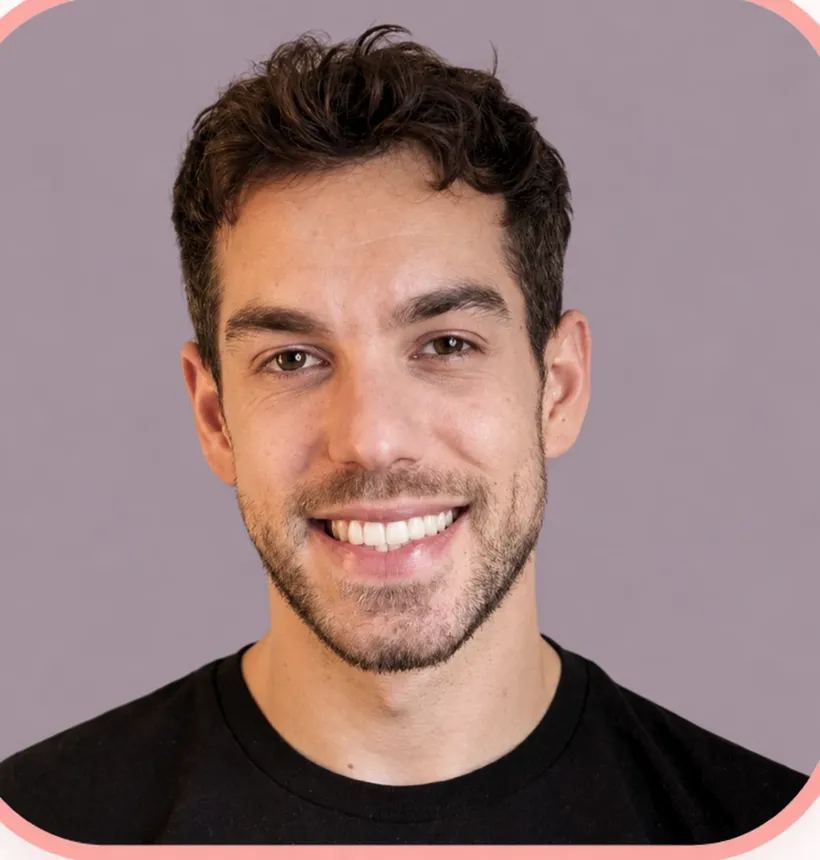
#> input picture captures/originaux-equipe/teo-2026-09-16-original.webp, 820 x 860 px, shrunk from 1225 x 1284 before the run
$ python filtre.py ../../captures/originaux-equipe/teo-2026-09-16-original.webp
#> lines starting #> are read from the running program, lines starting #| are printed output that depends on the picture
"""Deux étalonnages inspirés des stories de Léo Grindars (11/10/2026).

Le « sombre » a plu à Teo sur une photo de nuit, puis a été refusé sur
ses vidéos : les vidéos restent en couleurs naturelles (Activité → Styles
de montage → Ce qui a été essayé et refusé). Gardé ici au cas où.

  python3 outils/filtres/filtre.py photo.png
      → photo-sombre.jpg, photo-ambre.jpg, omega-sombre.cube, omega-ambre.cube
  ffmpeg -i video.mov -vf lut3d=outils/filtres/omega-sombre.cube …
      → le même rendu sur une vidéo (SDR ; une vidéo HDR se convertit d'abord)

Chaque réglage est une pure transformation de couleur (aucune opération
spatiale) : la même fonction s'applique à la photo et à une grille 33³,
ce qui donne un .cube qui reproduit exactement le rendu.

  sombre : exposition basse, noirs profonds, hautes lumières douces,
           couleurs retenues, verts tirés vers un bleu-vert de cinéma,
           tons chauds conservés,
           ombres légèrement froides.
  ambre  : même base, balance chaude et dorée.
"""
import sys
import numpy as np
from PIL import Image

LUMA = np.array([0.2126, 0.7152, 0.0722])


def srgb_vers_lin(c):
    return np.where(c <= 0.04045, c / 12.92, ((c + 0.055) / 1.055) ** 2.4)


def lin_vers_srgb(c):
    c = np.clip(c, 0, None)
    return np.where(c <= 0.0031308, c * 12.92, 1.055 * c ** (1 / 2.4) - 0.055)


def teinte_sat(rgb):
    mx, mn = rgb.max(-1), rgb.min(-1)
    d = mx - mn + 1e-9
    r, g, b = rgb[..., 0], rgb[..., 1], rgb[..., 2]
    h = np.where(mx == r, ((g - b) / d) % 6, np.where(mx == g, (b - r) / d + 2, (r - g) / d + 4)) * 60
    s = np.where(mx > 0, (mx - mn) / (mx + 1e-9), 0)
    return h, s


def poids(h, centre, largeur):
    """cloche de 0 à 1 autour d'une teinte (degrés)"""
    d = np.abs((h - centre + 180) % 360 - 180)
    return np.clip(1 - d / largeur, 0, 1) ** 1.5


def tourner(rgb, angle_deg):
    """fait tourner la teinte de chaque pixel (angle par pixel, degrés)"""
    a = np.radians(angle_deg)[..., None]
    k = np.ones(3) / np.sqrt(3)
    c, sn = np.cos(a), np.sin(a)
    return rgb * c + np.cross(k, rgb) * sn + k * (rgb @ k)[..., None] * (1 - c)


def courbe(x, noir, epaule, gamma):
    """noirs relevés à `noir` puis écrasés, S douce, épaule qui retient les hautes lumières"""
    x = np.clip(x, 0, 1)
    x = x ** gamma
    s = x * x * (3 - 2 * x)                 # S
    x = 0.65 * x + 0.35 * s
    x = 1 - (1 - x) ** 1.0
    x = np.where(x > epaule, epaule + (1 - epaule) * np.tanh((x - epaule) / (1 - epaule)) * 0.92, x)
    return noir + (1 - noir) * x


def etalonner(rgb, variante, expo_ev=None):
    """rgb : sRGB float 0..1, forme (..., 3) ; `expo_ev` remplace l'exposition
    par défaut (−1,05 pour « sombre », réglé sur une photo de nuit ; une pièce
    en plein jour en demande moins)"""
    lin = srgb_vers_lin(rgb)

    if variante == "sombre":
        balance = np.array([1.04, 0.93, 1.02])      # enlève une partie du vert des LED
        expo = 2 ** -1.05
    else:
        balance = np.array([1.32, 0.96, 0.62])      # chaud, doré
        expo = 2 ** -0.95
    if expo_ev is not None:
        expo = 2 ** expo_ev
    lin = lin * balance * expo

    srgb = lin_vers_srgb(lin)

    # saturation par teinte : verts et cyans éteints, chauds gardés
    h, s = teinte_sat(np.clip(srgb, 0, 1))
    y = (srgb * LUMA).sum(-1, keepdims=True)
    verts = poids(h, 140, 70)
    chauds = poids(h, 30, 35)
    # les verts des LED glissent vers un bleu-vert de cinéma au lieu de griser
    srgb = tourner(srgb, verts * (28 if variante == "sombre" else 10))
    if variante == "sombre":
        facteur = 0.86 - 0.30 * verts + 0.30 * chauds
    else:
        facteur = 0.80 - 0.42 * verts + 0.35 * chauds
    srgb = y + (srgb - y) * facteur[..., None]

    # tons : noirs profonds, hautes lumières retenues
    y = (srgb * LUMA).sum(-1, keepdims=True)
    if variante == "sombre":
        y2 = courbe(y, 0.008, 0.62, 1.30)
    else:
        y2 = courbe(y, 0.014, 0.64, 1.22)
    srgb = srgb * (y2 / np.maximum(y, 1e-6))

    # ombres froides, lumières chaudes (léger)
    y = np.clip((srgb * LUMA).sum(-1, keepdims=True), 0, 1)
    ombre = (1 - y) ** 2.2
    lumiere = y ** 2.0
    if variante == "sombre":
        srgb = srgb + ombre * np.array([-0.012, 0.000, 0.016]) + lumiere * np.array([0.020, 0.008, -0.018])
    else:
        srgb = srgb + ombre * np.array([-0.004, 0.000, 0.010]) + lumiere * np.array([0.030, 0.012, -0.030])

    return np.clip(srgb, 0, 1)


def ecrire_cube(chemin, variante, n=33):
    g = np.linspace(0, 1, n)
    b, gg, r = np.meshgrid(g, g, g, indexing="ij")   # R varie le plus vite
    grille = np.stack([r, gg, b], -1).reshape(-1, 3)
    sortie = etalonner(grille, variante)
    with open(chemin, "w") as f:
        f.write(f'TITLE "Omega {variante}"\nLUT_3D_SIZE {n}\nDOMAIN_MIN 0 0 0\nDOMAIN_MAX 1 1 1\n')
        for v in sortie:
            f.write(f"{v[0]:.6f} {v[1]:.6f} {v[2]:.6f}\n")


if __name__ == "__main__":
    src = Image.open(sys.argv[1]).convert("RGB")
#> src is the input picture: PIL image 820x860 RGB; mean R, G, B 146.8, 120.7, 119.4
    a = np.asarray(src, dtype=np.float32) / 255
    for v in ("sombre", "ambre"):
        out = etalonner(a, v)
        Image.fromarray((out * 255 + 0.5).astype(np.uint8)).save(f"photo-{v}.jpg", quality=95, subsampling=0)
        ecrire_cube(f"omega-{v}.cube", v)
        print("ok", v)
#> this loop made 2 passes
#> pass 1, in etalonner, `lin = srgb_vers_lin(rgb)`:
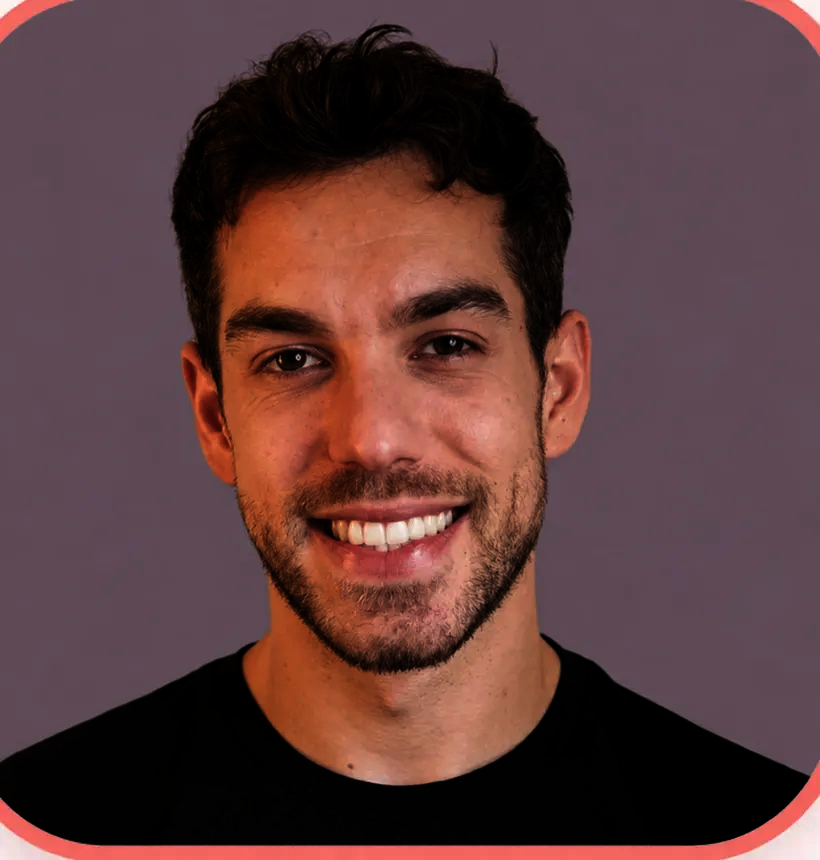
#> lin: shape (860, 820, 3) float32; mean R, G, B 0.368, 0.238, 0.239
#> pass 1, in etalonner, `lin = lin * balance * expo`:
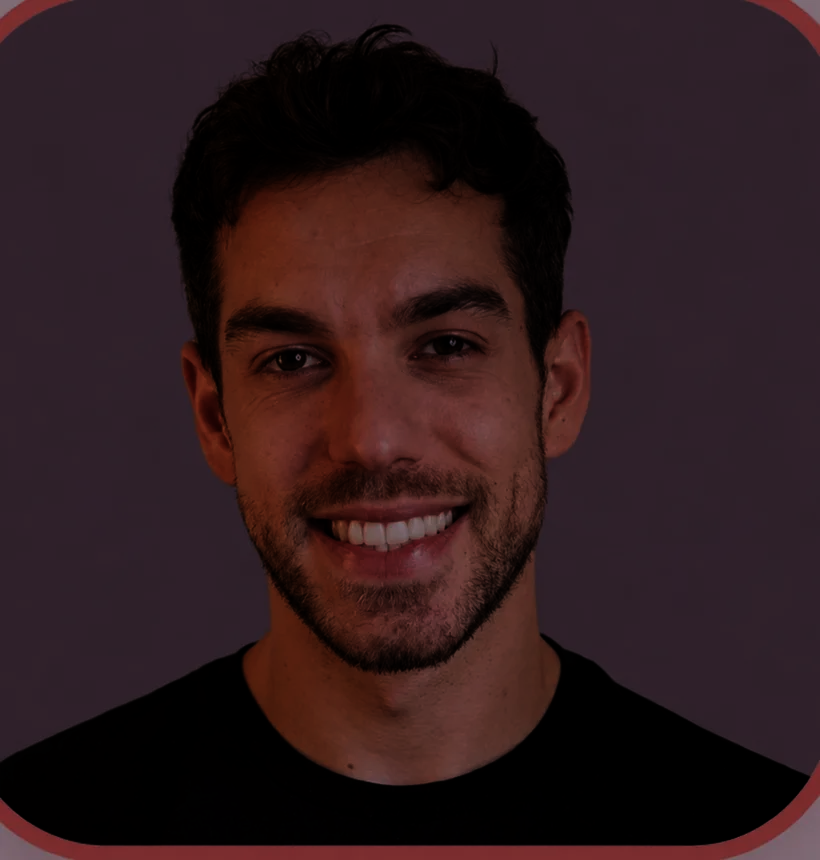
#> lin: shape (860, 820, 3) float64; mean R, G, B 0.185, 0.107, 0.118
#> pass 1, in etalonner, `srgb = lin_vers_srgb(lin)`:
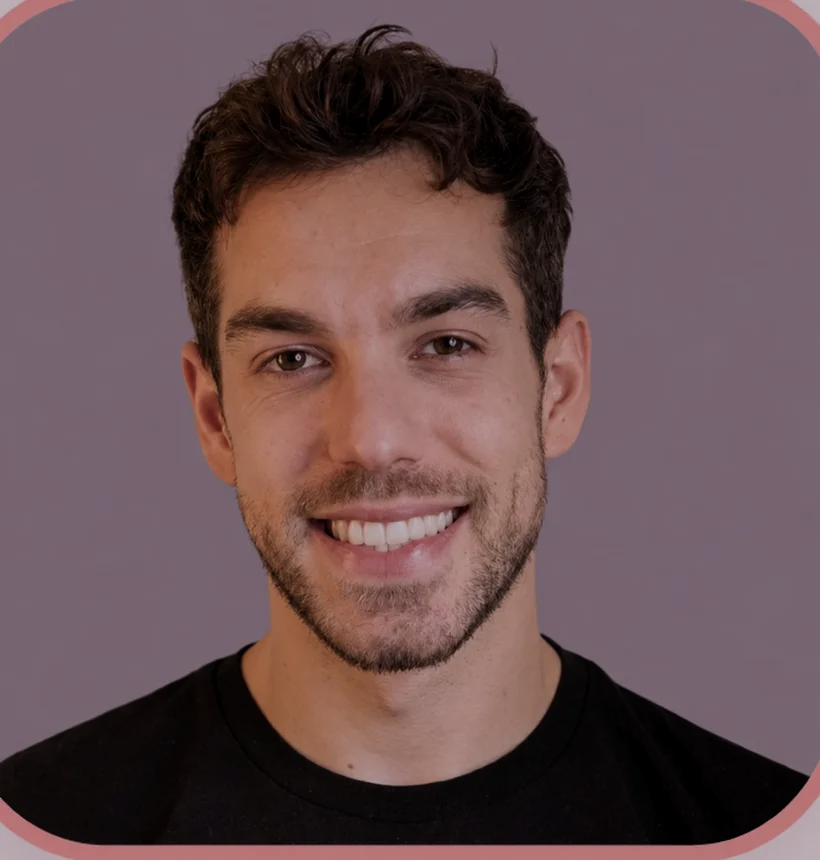
#> srgb: shape (860, 820, 3) float64; mean R, G, B 0.419, 0.324, 0.335
#> pass 1, in teinte_sat, `mx, mn = rgb.max(-1), rgb.min(-1)`:
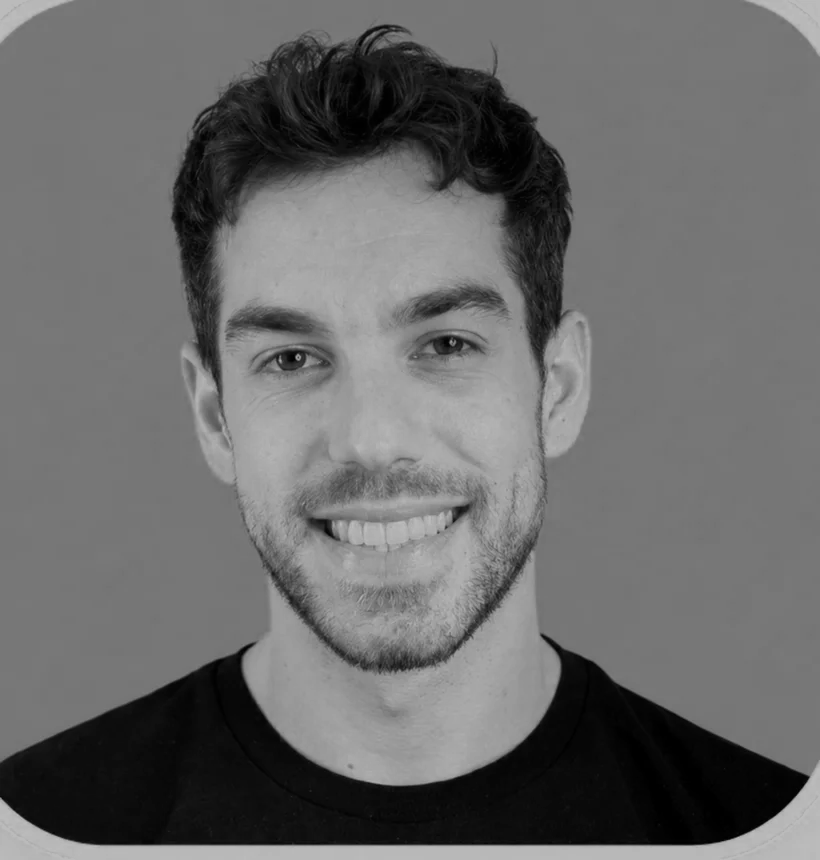
#> mx: shape (860, 820) float64; min 0, max 0.737, mean 0.419

$ run again, on captures/originaux-equipe/teo-2026-09-14-remplace.jpg
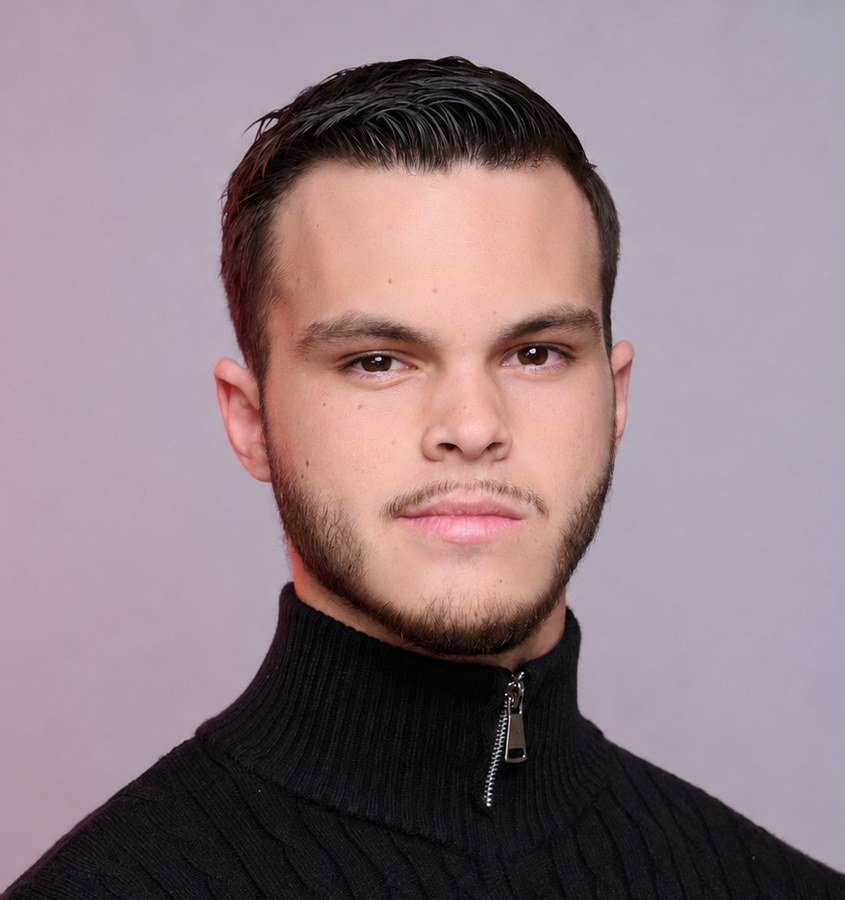
#> input picture captures/originaux-equipe/teo-2026-09-14-remplace.jpg, 845 x 900 px
#> src is the input picture: PIL image 845x900 RGB; mean R, G, B 144, 125.2, 131.4
#> the loop `for v in ("sombre", "ambre"):` made 2 passes
#> pass 1, in etalonner, `lin = lin * balance * expo`:
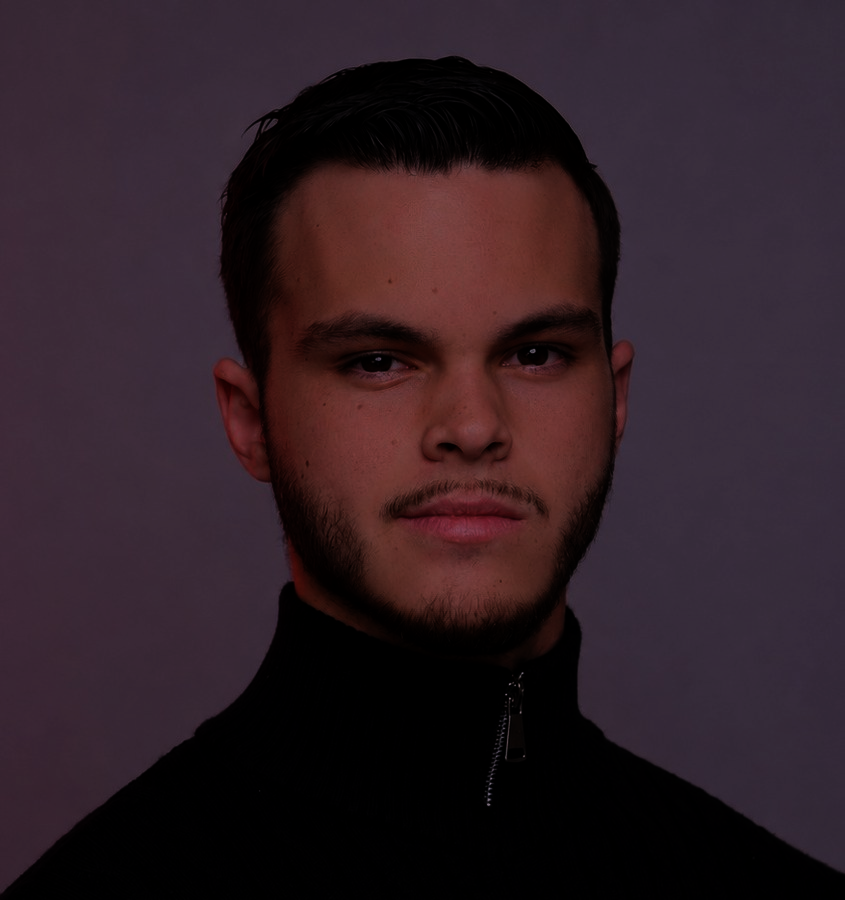
#> lin: shape (900, 845, 3) float64; mean R, G, B 0.185, 0.122, 0.15
#> pass 1, in teinte_sat, `mx, mn = rgb.max(-1), rgb.min(-1)`:
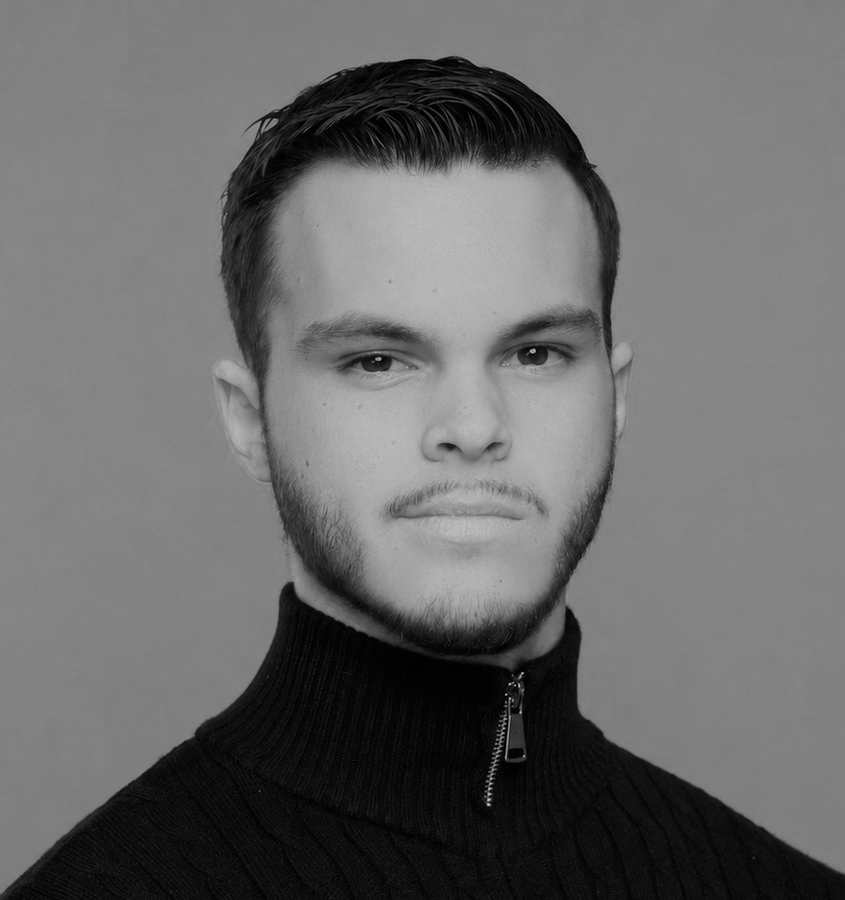
#> mx: shape (900, 845) float64; min 0, max 0.737, mean 0.416

$ run again, on captures/originaux-equipe/vincent-2026-09-13-remplace.jpg
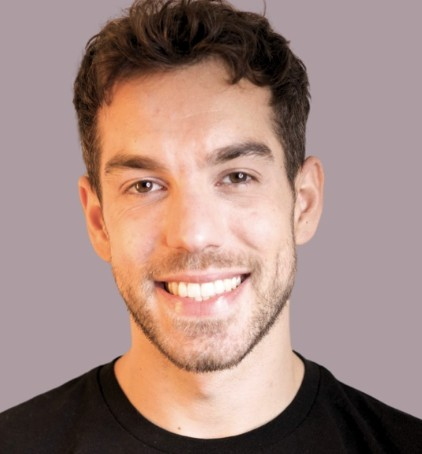
#> input picture captures/originaux-equipe/vincent-2026-09-13-remplace.jpg, 422 x 454 px
#> src is the input picture: PIL image 422x454 RGB; mean R, G, B 163.2, 135.5, 128.2
#> the loop `for v in ("sombre", "ambre"):` made 2 passes
#> pass 1, in etalonner, `lin = lin * balance * expo`:
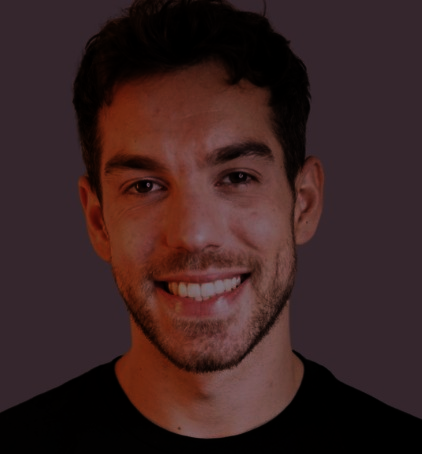
#> lin: shape (454, 422, 3) float64; mean R, G, B 0.23, 0.137, 0.137
#> pass 1, in teinte_sat, `mx, mn = rgb.max(-1), rgb.min(-1)`:
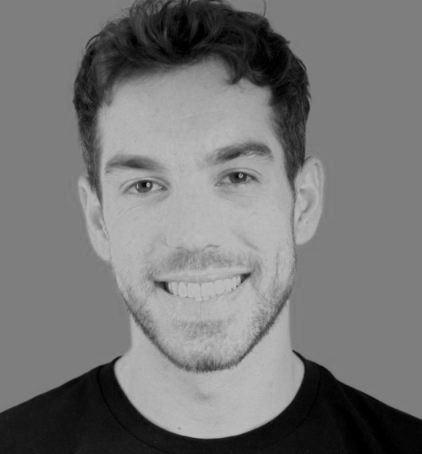
#> mx: shape (454, 422) float64; min 0, max 0.737, mean 0.467
